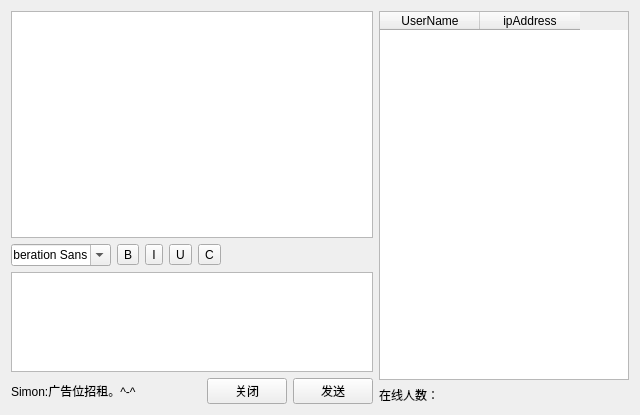
<?xml version="1.0" encoding="UTF-8"?>
<ui version="4.0">
 <class>ClientClass</class>
 <widget class="QWidget" name="ClientClass">
  <property name="geometry">
   <rect>
    <x>0</x>
    <y>0</y>
    <width>640</width>
    <height>415</height>
   </rect>
  </property>
  <property name="windowTitle">
   <string>LinChat</string>
  </property>
  <layout class="QGridLayout" name="gridLayout_2">
   <item row="0" column="0">
    <layout class="QVBoxLayout" name="layout_message">
     <item>
      <widget class="QTextBrowser" name="textBrowser_Display"/>
     </item>
     <item>
      <layout class="QHBoxLayout" name="layout_set">
       <item>
        <widget class="QFontComboBox" name="font_changeFont">
         <property name="maximumSize">
          <size>
           <width>100</width>
           <height>16777215</height>
          </size>
         </property>
         <property name="focusPolicy">
          <enum>Qt::ClickFocus</enum>
         </property>
        </widget>
       </item>
       <item>
        <widget class="QToolButton" name="button_textBold">
         <property name="text">
          <string>B</string>
         </property>
        </widget>
       </item>
       <item>
        <widget class="QToolButton" name="button_textItalic">
         <property name="text">
          <string>I</string>
         </property>
        </widget>
       </item>
       <item>
        <widget class="QToolButton" name="button_textULine">
         <property name="text">
          <string>U</string>
         </property>
        </widget>
       </item>
       <item>
        <widget class="QToolButton" name="button_textColor">
         <property name="text">
          <string>C</string>
         </property>
        </widget>
       </item>
       <item>
        <spacer name="horizontalSpacer_3">
         <property name="orientation">
          <enum>Qt::Horizontal</enum>
         </property>
         <property name="sizeHint" stdset="0">
          <size>
           <width>40</width>
           <height>20</height>
          </size>
         </property>
        </spacer>
       </item>
      </layout>
     </item>
     <item>
      <widget class="QTextEdit" name="textEdit_Send">
       <property name="maximumSize">
        <size>
         <width>16777215</width>
         <height>100</height>
        </size>
       </property>
      </widget>
     </item>
     <item>
      <layout class="QHBoxLayout" name="layout_control">
       <item>
        <widget class="QLabel" name="label_AD">
         <property name="text">
          <string>Simon:广告位招租。^-^</string>
         </property>
        </widget>
       </item>
       <item>
        <spacer name="horizontalSpacer_2">
         <property name="orientation">
          <enum>Qt::Horizontal</enum>
         </property>
         <property name="sizeHint" stdset="0">
          <size>
           <width>40</width>
           <height>20</height>
          </size>
         </property>
        </spacer>
       </item>
       <item>
        <widget class="QPushButton" name="Button_Close">
         <property name="text">
          <string>关闭</string>
         </property>
        </widget>
       </item>
       <item>
        <widget class="QPushButton" name="button_Send">
         <property name="text">
          <string>发送</string>
         </property>
        </widget>
       </item>
      </layout>
     </item>
    </layout>
   </item>
   <item row="0" column="1">
    <layout class="QGridLayout" name="layout_info">
     <item row="0" column="0">
      <widget class="QTableWidget" name="table_users">
       <property name="sizePolicy">
        <sizepolicy hsizetype="Expanding" vsizetype="Expanding">
         <horstretch>0</horstretch>
         <verstretch>0</verstretch>
        </sizepolicy>
       </property>
       <property name="maximumSize">
        <size>
         <width>250</width>
         <height>16777215</height>
        </size>
       </property>
       <column>
        <property name="text">
         <string>UserName</string>
        </property>
       </column>
       <column>
        <property name="text">
         <string>ipAddress</string>
        </property>
       </column>
      </widget>
     </item>
     <item row="1" column="0">
      <widget class="QLabel" name="lable_users">
       <property name="text">
        <string>在线人数：</string>
       </property>
      </widget>
     </item>
    </layout>
   </item>
  </layout>
 </widget>
 <layoutdefault spacing="6" margin="11"/>
 <resources>
  <include location="client.qrc"/>
 </resources>
 <connections/>
</ui>
